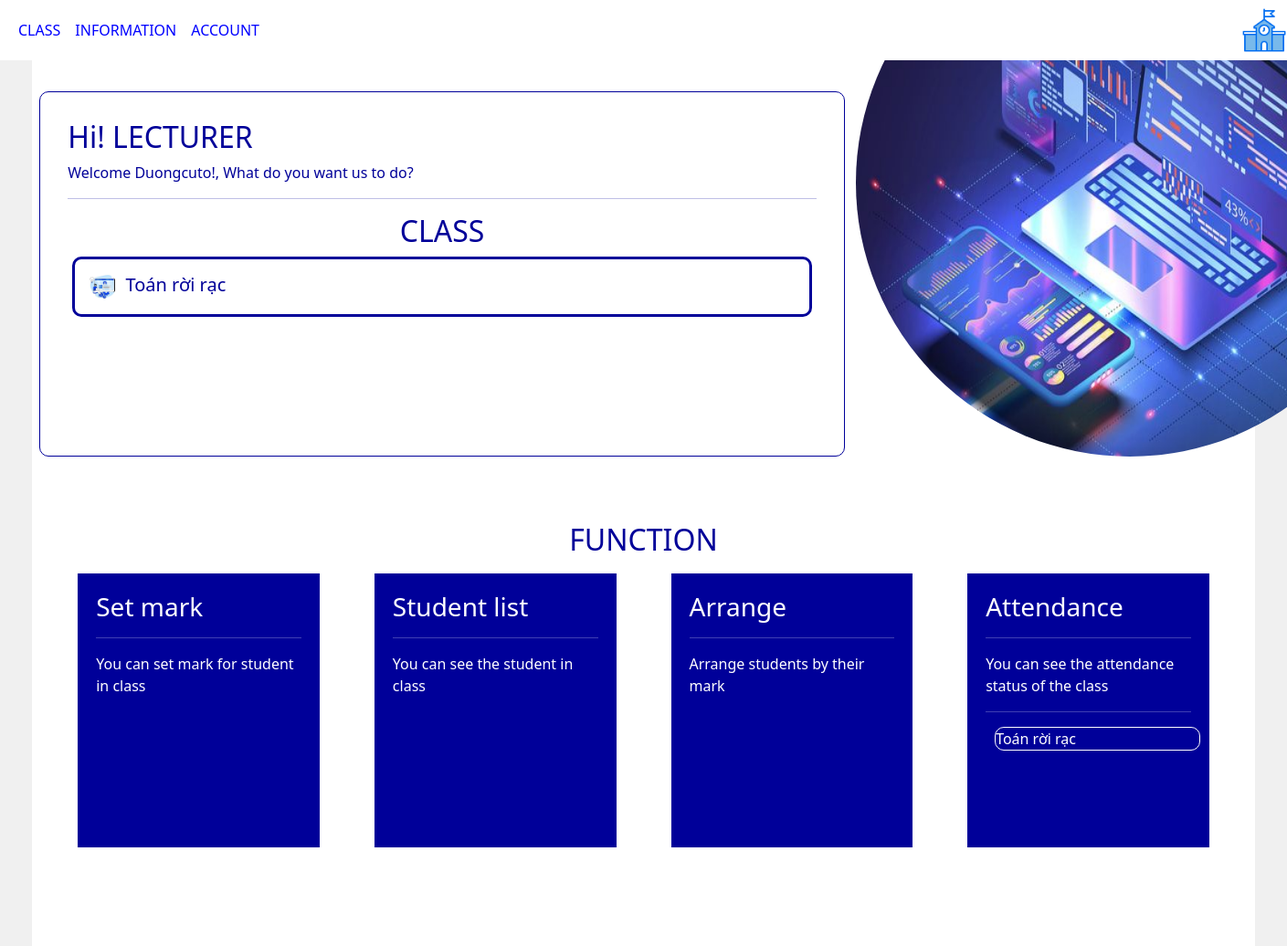
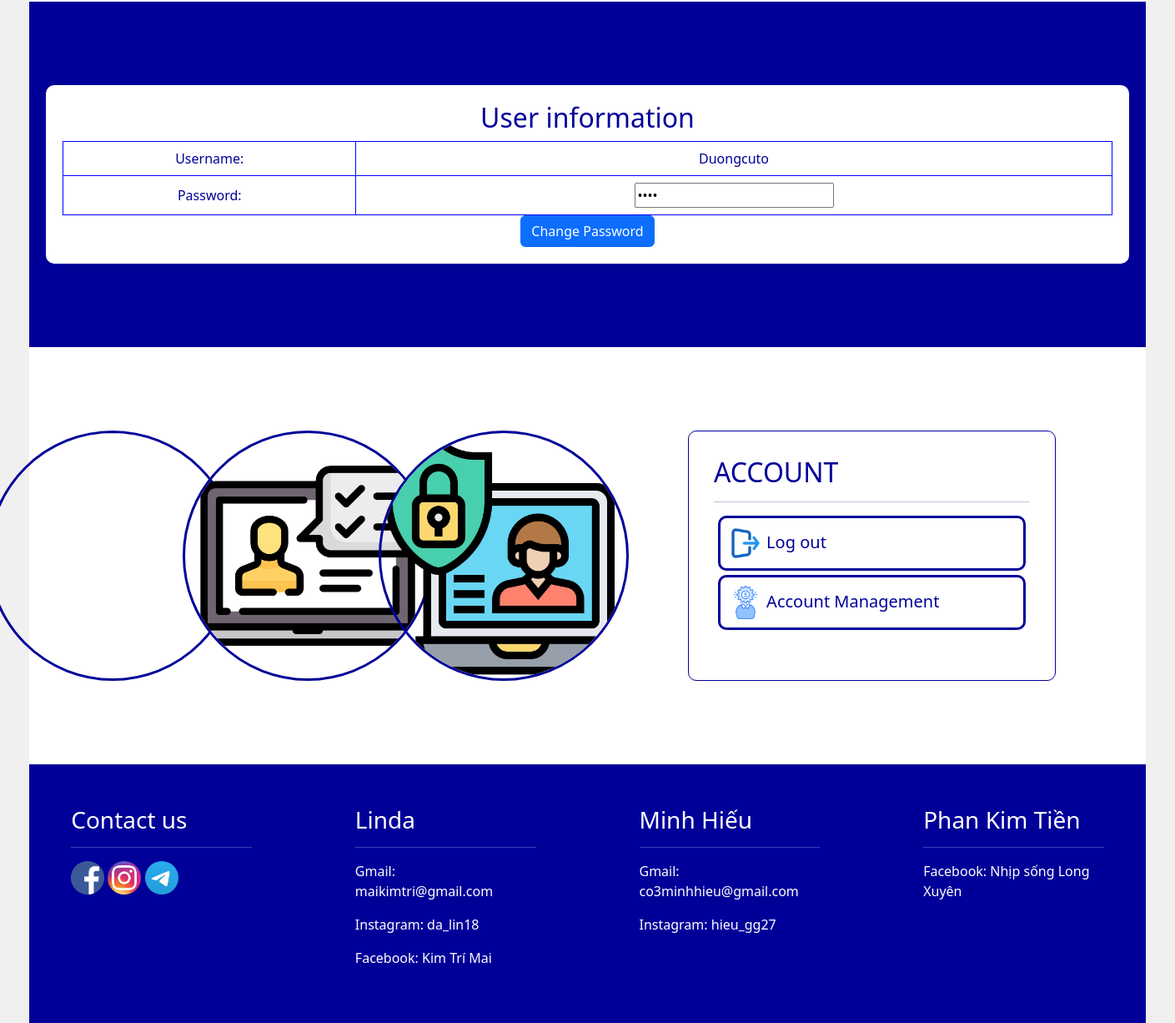
Page /accountManagement/lecturer/2 on the committed database (2 pictures, top to bottom).
### attendance/models.py (models this page shows, shortened)
class Teacher(models.Model):
    user = models.OneToOneField(User, on_delete=models.CASCADE, null = True, verbose_name="Tài khoản giảng viên")
    name = models.CharField(max_length=100, verbose_name="Tên")
    teacher_id = models.CharField(max_length=20, unique=True, null=True, verbose_name="Mã số giảng viên")

class Class(models.Model):
    class_name = models.CharField(max_length=100, verbose_name="Lớp học")
    teacher = models.ForeignKey('Teacher', on_delete=models.SET_NULL, null=True, verbose_name="Giảng viên đứng lớp")
    start_date = models.DateField(default=datetime.now,verbose_name="Ngày bắt đầu")
    start_time = models.TimeField(null=True, verbose_name="Giờ học")
    def student_list(self):
        students_in_class = Student.objects.filter(class_name=self)
        return ', '.join([student.name for student in students_in_class])
    student_list.short_description = 'Danh sách sinh viên'

class User(models.Model):
    ROLE_CHOICES = [
        ('Teacher', 'Teacher'),
        ('Student', 'Student'),
    ]
    username = models.CharField(max_length=100, unique=True)
    password = models.CharField(max_length=100)
    role = models.CharField(max_length=10, choices=ROLE_CHOICES, verbose_name="Chức vụ")

### attendance/views.py (the view, shortened to what this page needs)
# urls.py: path('accountManagement/<str:role>/<int:id>',views.getAccountManagement,name='accountManagement'),
def getAccountManagement(request,role,id):
    if role == 'student':
        user = Student.objects.get(id=id)
    elif role == 'lecturer':
        user = Teacher.objects.get(id=id)
        classes = Class.objects.filter(teacher=user)
    context = {
        'user': user,
        'classes': classes
    }
    return render(request, 'interface/AccountManagement.html', context)

### attendance/templates/interface/AccountManagement.html (shortened to what this page needs)
{% extends "page/interface_base.html" %}
{% load static %}
{% block sayhi %}
    {% if user.user.role == "Student" %}
        <h2>Hi! STUDENT</h2>
        <p>Welcome {{user.name}}!, What do you want us to do? </p>
        <hr>
        <h2 class="text-center">CLASS</h2>
        <a href="{% url 'AttendanceForStudent' user.id %}">
            <div class="class-list-item">
                <div class="icon-class"><img src="{% static 'attendance/icon1.jpg' %}" alt="" width="40px" height="40px"></div>
                <div class="link-class">Get Attendance</div>
            </div>
        </a>
        <a href="{% url 'Mark' user.id %}">
            <div class="class-list-item">
                <div class="icon-class"><img src="{% static 'attendance/icon1.jpg' %}" alt="" width="40px" height="40px"></div>
                <div class="link-class">Get Mark</div>
            </div>
        </a>
    {% else %}
        <h2>Hi! LECTURER</h2>
        <p>Welcome {{user.name}}!, What do you want us to do? </p>
        <hr>
        <h2 class="text-center">CLASS</h2>
        {% for class in classes %}
        <a href="{% url 'Class' class.id %}">
            <div class="class-list-item">
                <div class="icon-class"><img src="{% static 'attendance/icon1.jpg' %}" alt="" width="40px" height="40px"></div>
                <div class="link-class">{{class.class_name}}</div>
            </div>
        </a>
        {% endfor %}
    {% endif %}
{% endblock sayhi %}
{% block func %}
    {% if user.user.role == "Teacher" %}
    <br>
    <br>
    <br>
    <h2 class="text-center">FUNCTION</h2>
    <div class="func-table">
        <div class="func1">
            <h3>Set mark</h3>
            <hr>
            <p>You can set mark for student in class</p>
        </div>
        <div class="func2">
            <h3>Student list</h3>
            <hr>
            <p>You can see the student in class</p>
        </div>
        <div class="func3">
            <h3>Arrange</h3>
            <hr>
            <p>Arrange students by their mark</p>
        </div>
        <div class="func4">
            <h3>Attendance</h3>
            <hr>
            <p>You can see the attendance status of the class</p>
            <hr>
            {% for class in classes %}
                <a class="dropdown-item atd-list" href="{% url 'AttendanceList' class.id %}">
                    {{class.class_name}}
                </a>
            {% endfor %}
        </div>
    </div>
    {% endif %}
{% endblock func %}
{% block section2 %}
    <div class="in4">
        <h2>
            User information
        </h2>
        <table class="acc">
            <tr>
                <td>
                    Username:
                </td>
               <td>
                    {{user.user.username}}
               </td>
            </tr>
            <tr>
                <td>
                    <label for="oldPass">Password:</label><br>
                </td>
               <td>
                    <input type="password" name="oldPass" id="oldPassDefault" value="{{user.user.password}}">
               </td>
            </tr>
        </table>
        <div class="d-flex justify-content-center">
            <button class="btn btn-primary" onclick="ShowForm()">
                 Change Password
            </button>
        </div>
    </div>
{% endblock section2 %}
{% block section3 %}
    {% if user.user.role == "Student" %}
    <div class="row">
        <div class="col-8">
            <div class="account-icon">
                <img src="{% static 'attendance/icon4.png' %}" alt="" width="300px" height="300px" class="acc-item">
                <img src="{% static 'attendance/icon5.png' %}" alt="" width="300px" height="300px" class="acc-item">
                <img src="{% static 'attendance/icon6.png' %}" alt="" width="300px" height="300px" class="acc-item">
            </div>
        </div>
        <div class="col-4 class-list acc">
            <h2>ACCOUNT</h2>
            <hr>
            <a href="{% url 'home' %}">
                <div class="class-list-item">
                    <div class="icon-class"><img src="{% static 'attendance/icon7.png' %}" alt="" width="40px" height="40px"></div>
                    <div class="link-class">Log out</div>
                </div>
            </a>
            <a href="{% url 'accountManagement' 'student' user.id %}">
                <div class="class-list-item">
                    <div class="icon-class"><img src="{% static 'attendance/icon8.png' %}" alt="" width="40px" height="40px"></div>
                    <div class="link-class">Account Management</div>
                </div>
            </a>
        </div>
    </div>
    {% else %}
    <div class="row">
        <div class="col-8">
            <div class="account-icon">
                <img src="{% static 'attendance/icon4.png' %}" alt="" width="300px" height="300px" class="acc-item">
                <img src="{% static 'attendance/icon5.png' %}" alt="" width="300px" height="300px" class="acc-item">
                <img src="{% static 'attendance/icon6.png' %}" alt="" width="300px" height="300px" class="acc-item">
            </div>
        </div>
        <div class="col-4 class-list acc">
            <h2>ACCOUNT</h2>
            <hr>
            <a href="{% url 'home' %}">
                <div class="class-list-item">
                    <div class="icon-class"><img src="{% static 'attendance/icon7.png' %}" alt="" width="40px" height="40px"></div>
                    <div class="link-class">Log out</div>
                </div>
            </a>
            <a href="{% url 'accountManagement' 'lecturer' user.id %}">
                <div class="class-list-item">
                    <div class="icon-class"><img src="{% static 'attendance/icon8.png' %}" alt="" width="40px" height="40px"></div>
                    <div class="link-class">Account Management</div>
                </div>
            </a>
        </div>
    </div>
    {% endif %}
{% endblock section3 %}

### attendance/static/attendance/styles.css (style rules this page uses)
a { color: inherit; text-decoration: none; }
table { width: 100%; border: 1px solid blue; }
td,tr { border: 1px solid blue; text-align: center; padding: 8px; }
h2 { text-align: center; }

### attendance/static/attendance/Main.css (style rules this page uses)
body { display: flex; flex-direction: column; align-items: center; background-color: #f0f0f0; width: 100vw; overflow-x: hidden; }
div.class-list > * { text-align: left; }
div.class-list { padding: 30px; border: 1px solid #000099; border-radius: 10px; }
div.class-list-item > * { display: inline-block; }
div.class-list-item { padding: 10px; margin: 5px; border: 3px solid #000099; border-radius: 10px; color: #000099; font-size: 20px; }
.func-table { display: flex; align-items: center; justify-content: center; }
.func1,.func2,.func3,.func4 { background-color: #000099; color: #ffffff; padding: 20px; margin: 10px 30px; width: 300px; height: 300px; box-sizing: border-box; }
.in4 { background-color: #ffffff; color: #000099; width: 100%; height: 100%; border-radius: 10px; padding: 20px; overflow-x: auto; }
.acc-item { border: 3px solid #000099; border-radius: 50%; margin-left: -70px; }
div.acc { margin-left: -100px; }
.atd-list { border: 1px solid #ffffff; border-radius: 10px; margin: 10px; }

### rows in the picture
Teacher: name "Duongcuto", user.username "Duongcuto"
Class: class_name "Toán rời rạc"
